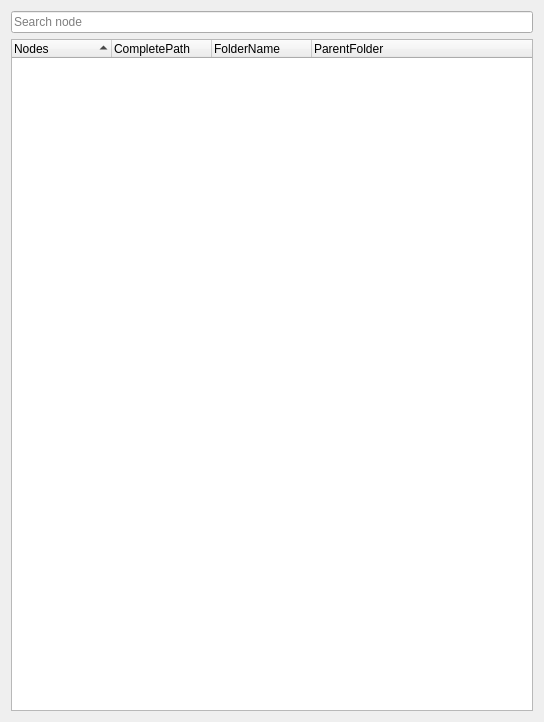
<?xml version="1.0" encoding="UTF-8"?>
<ui version="4.0">
 <class>Form</class>
 <widget class="QWidget" name="Form">
  <property name="geometry">
   <rect>
    <x>0</x>
    <y>0</y>
    <width>544</width>
    <height>722</height>
   </rect>
  </property>
  <property name="windowTitle">
   <string>Form</string>
  </property>
  <layout class="QGridLayout" name="gridLayout">
   <item row="0" column="0">
    <widget class="QLineEdit" name="txt_search_nodes">
     <property name="placeholderText">
      <string>Search node</string>
     </property>
    </widget>
   </item>
   <item row="1" column="0">
    <widget class="QTreeWidget" name="tree_nodes">
     <property name="sizePolicy">
      <sizepolicy hsizetype="Preferred" vsizetype="Expanding">
       <horstretch>0</horstretch>
       <verstretch>0</verstretch>
      </sizepolicy>
     </property>
     <property name="minimumSize">
      <size>
       <width>150</width>
       <height>0</height>
      </size>
     </property>
     <property name="contextMenuPolicy">
      <enum>Qt::CustomContextMenu</enum>
     </property>
     <property name="styleSheet">
      <string notr="true">font: 9pt &quot;MS Shell Dlg 2&quot;;</string>
     </property>
     <property name="dragEnabled">
      <bool>true</bool>
     </property>
     <property name="alternatingRowColors">
      <bool>false</bool>
     </property>
     <property name="selectionMode">
      <enum>QAbstractItemView::SingleSelection</enum>
     </property>
     <property name="sortingEnabled">
      <bool>true</bool>
     </property>
     <property name="animated">
      <bool>true</bool>
     </property>
     <property name="headerHidden">
      <bool>false</bool>
     </property>
     <attribute name="headerVisible">
      <bool>true</bool>
     </attribute>
     <column>
      <property name="text">
       <string>Nodes</string>
      </property>
     </column>
     <column>
      <property name="text">
       <string>CompletePath</string>
      </property>
     </column>
     <column>
      <property name="text">
       <string>FolderName</string>
      </property>
     </column>
     <column>
      <property name="text">
       <string>ParentFolder</string>
      </property>
     </column>
    </widget>
   </item>
  </layout>
 </widget>
 <resources/>
 <connections/>
</ui>
